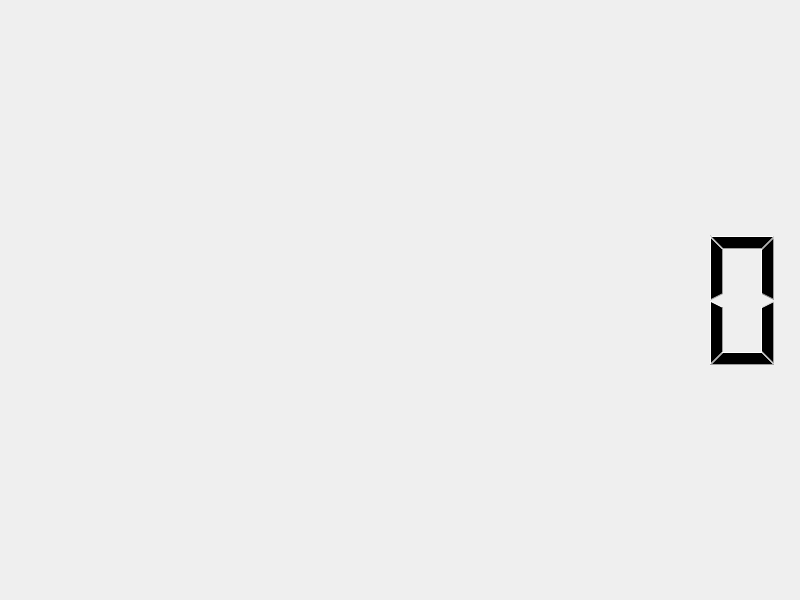
<?xml version="1.0" encoding="UTF-8"?>
<ui version="4.0">
 <class>JennyDigiClock</class>
 <widget class="QMainWindow" name="JennyDigiClock">
  <property name="geometry">
   <rect>
    <x>0</x>
    <y>0</y>
    <width>800</width>
    <height>600</height>
   </rect>
  </property>
  <property name="windowTitle">
   <string>JennyDigiClock</string>
  </property>
  <widget class="QWidget" name="centralwidget">
   <layout class="QHBoxLayout" name="horizontalLayout">
    <item>
     <widget class="QLCDNumber" name="lcdNumber">
      <property name="frameShape">
       <enum>QFrame::NoFrame</enum>
      </property>
      <property name="digitCount">
       <number>10</number>
      </property>
     </widget>
    </item>
   </layout>
  </widget>
 </widget>
 <resources/>
 <connections/>
</ui>
